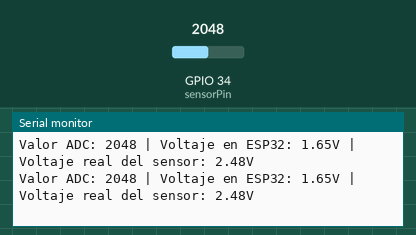
Bench run of a sketch on a simulated ESP32. On the bench: the last lines printed to the serial monitor. The test bench sets the inputs (shaded band); at power-on: GPIO 34 (sensorPin) = 2048.

Above: at 2.2 s.
2.3 s: GPIO 34 (sensorPin) set to 2866
At 2.9 s:
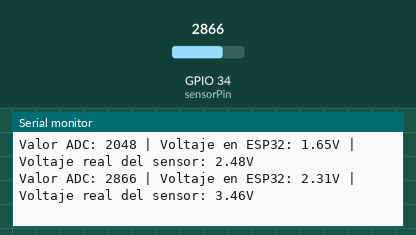
3.8 s: GPIO 34 (sensorPin) set to 3603
At 4.4 s:
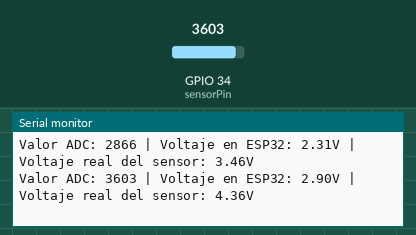
Timing chart, 0 to 6.8 s (numbered marks = the images above; inputs shaded):
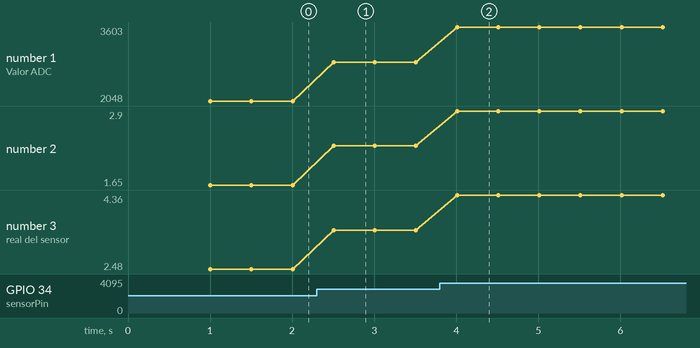

Measured:
- after the input at 2.3 s, the serial monitor: prints a new line after 0.21 s (image 1)
- after the input at 3.8 s, the serial monitor: prints a new line after 0.21 s (image 2)
- plotted number 1: 2048 → 2866 after the input at 2.3 s, 2866 → 3603 after the input at 3.8 s
- plotted number 2: 1.65 → 2.31 after the input at 2.3 s, 2.31 → 2.9 after the input at 3.8 s
- plotted number 3: 2.48 → 3.46 after the input at 2.3 s, 3.46 → 4.36 after the input at 3.8 s

The sketch:

sketch_may15a.ino
```cpp
// Pin donde conectaste la salida del divisor de voltaje
const int sensorPin = 34;

void setup() {
  // Iniciar la comunicación serial a 115200 baudios (estándar en ESP32)
  Serial.begin(115200);
  delay(1000);
  Serial.println("Iniciando prueba del sensor MPX5010DP...");
}

void loop() {
  // 1. Leer el valor bruto o crudo del ADC (va de 0 a 4095)
  int rawValue = analogRead(sensorPin);

  // 2. Calcular el voltaje que está llegando físicamente al pin 34 (Máximo 3.3V)
  float voltageAtPin = (rawValue / 4095.0) * 3.3;

  // 3. Calcular el voltaje real que está sacando el sensor ANTES del divisor.
  // Como usamos R1=10k y R2=20k, el factor de multiplicación es 1.5
  float sensorVoltage = voltageAtPin * 1.5;

  // 4. Mostrar los datos en el Monitor Serie
  Serial.print("Valor ADC: ");
  Serial.print(rawValue);
  Serial.print(" | Voltaje en ESP32: ");
  Serial.print(voltageAtPin, 2);
  Serial.print("V | Voltaje real del sensor: ");
  Serial.print(sensorVoltage, 2);
  Serial.println("V");

  // Esperar medio segundo antes de la siguiente lectura
  delay(500);
}
```
